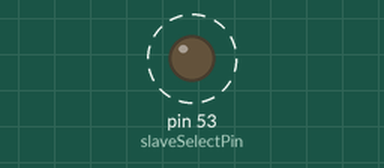
This sketch was run on a simulated Arduino Mega 2560, built with avr-gcc and run on an emulated ATmega2560. On the bench: output pins drawn as LEDs (lit = HIGH). Dashed ring = blinking. Pins used as bus, display or sensor lines are not drawn; what the sketch prints to the serial monitor is not drawn.

Above: at 0.04 s.
Timing chart, 0 to 3.0 s (numbered marks = the images above):
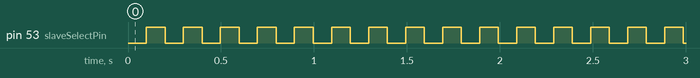

The sketch:

readback.ino
```cpp
#include <SPI.h>


const int slaveSelectPin = 53;

void setup() {
  // set the slaveSelectPin as an output:
  pinMode (slaveSelectPin, OUTPUT);
  // initialize SPI:
//  SPI.begin();
//  SPI.setClockDivider(SPI_CLOCK_DIV64);
//  SPI.setDataMode(SPI_MODE0);
//  //DUH also default
//  SPI.setBitOrder(MSBFIRST);

  Serial.begin( 9600 );


//  delay(3000);

//  sendTestPattern();
}


void sendTestPattern()
{
  // 0x02 is all 1's
  // 0x03 is all 0's

//  Serial.println("writing..\n");
//  spiWrite(0x0D, 0x03);
//  Serial.println("done\n");

   spiWrite(0x0D, 0x07);
}


void sendPowerDown()
{
   spiWrite(0x08, 0x01);
}


void loop() {
  // do nothing

   Serial.println("resending");

//    sendTestPattern();
    sendPowerDown();
//spiRead(0,0);

   delay(100);
}

void spiRead(int address, int value)
{


   // master is output
  pinMode(MOSI, OUTPUT);


  // CSB low
  digitalWrite(slaveSelectPin,LOW);

  delayMicroseconds(1);

   // set high bit for read
   SPI.transfer(0x80);

   delayMicroseconds(1);

   // address we want to read
   SPI.transfer(0x01);

      delayMicroseconds(1);

   // send zero because FUCK IT
   SPI.transfer(0x00);

    // float so we can read back (with scope)
    pinMode(MOSI, INPUT);

   delayMicroseconds(1);

    int result =  SPI.transfer(0x00);
    int result2 =  SPI.transfer(0x00);
       result2 =  SPI.transfer(0x00);


    // CSB high
    digitalWrite(slaveSelectPin,HIGH);
//
//    Serial.println("read:");
//    Serial.println(result);
//
//    Serial.println("read2:");
//    Serial.println(result2);


}

// address is the register address, value is the value
void spiWrite(int address, int value) {

  // master is output
  pinMode(MOSI, OUTPUT);
  pinMode(SCK, OUTPUT);

//  pinMode(MISO, INPUT);
  // take the SS pin low to select the chip:
      digitalWrite(MOSI,LOW);
      digitalWrite(SCK,LOW);
  digitalWrite(slaveSelectPin,LOW);

  //  send in the address and value via SPI:

//  delay(1);

  /* first 8 bits
   r/w
   w1
   w0
   a12
   a11
   a10
   a9
   a8
  */

  unsigned char dat[] = { 1, 0, 0, 0,    0, 0, 0, 0,
                          0, 0, 0, 0,    0, 0, 0, 1,
                          0, 0, 0, 0,    0, 0, 0, 1};
  int n;
  delay(1);
  for(n = 0; n < 16; n++)
{
    digitalWrite(MOSI,dat[n]);
  delay(1);
  digitalWrite(SCK,HIGH);
  delay(1);
  digitalWrite(SCK,LOW);
}

 pinMode(MOSI, INPUT);

for( n = 0; n < (4*8); n++ )
{
   delay(1);
  digitalWrite(SCK,HIGH);
  delay(1);
  digitalWrite(SCK,LOW);
}
  delay(1);

  /*SPI.transfer(0x00);


  SPI.transfer(address);
  SPI.transfer(value);*/
  // take the SS pin high to de-select the chip:
  digitalWrite(slaveSelectPin,HIGH);
}


/*
void ad9467_write(uint16_t regAddr, uint8_t regVal)
{
        int32_t ret;
        uint8_t        write_buffer[3];

    regAddr += AD9467_WRITE;

        write_buffer[0] = (uint8_t)((regAddr & 0xFF00) >> 8);
        write_buffer[1] = (uint8_t)(regAddr & 0x00FF);
        write_buffer[2] = regVal;

        ret = SPI_TransferData(spiBaseAddress, 3, (char*)write_buffer, 0, NULL,
                        spiSlaveSelect);

    return ret;
}
*/
```

Measured:
- by itself, pin 53 (slaveSelectPin): alternates HIGH for 0.10 s and LOW for 0.10 s
